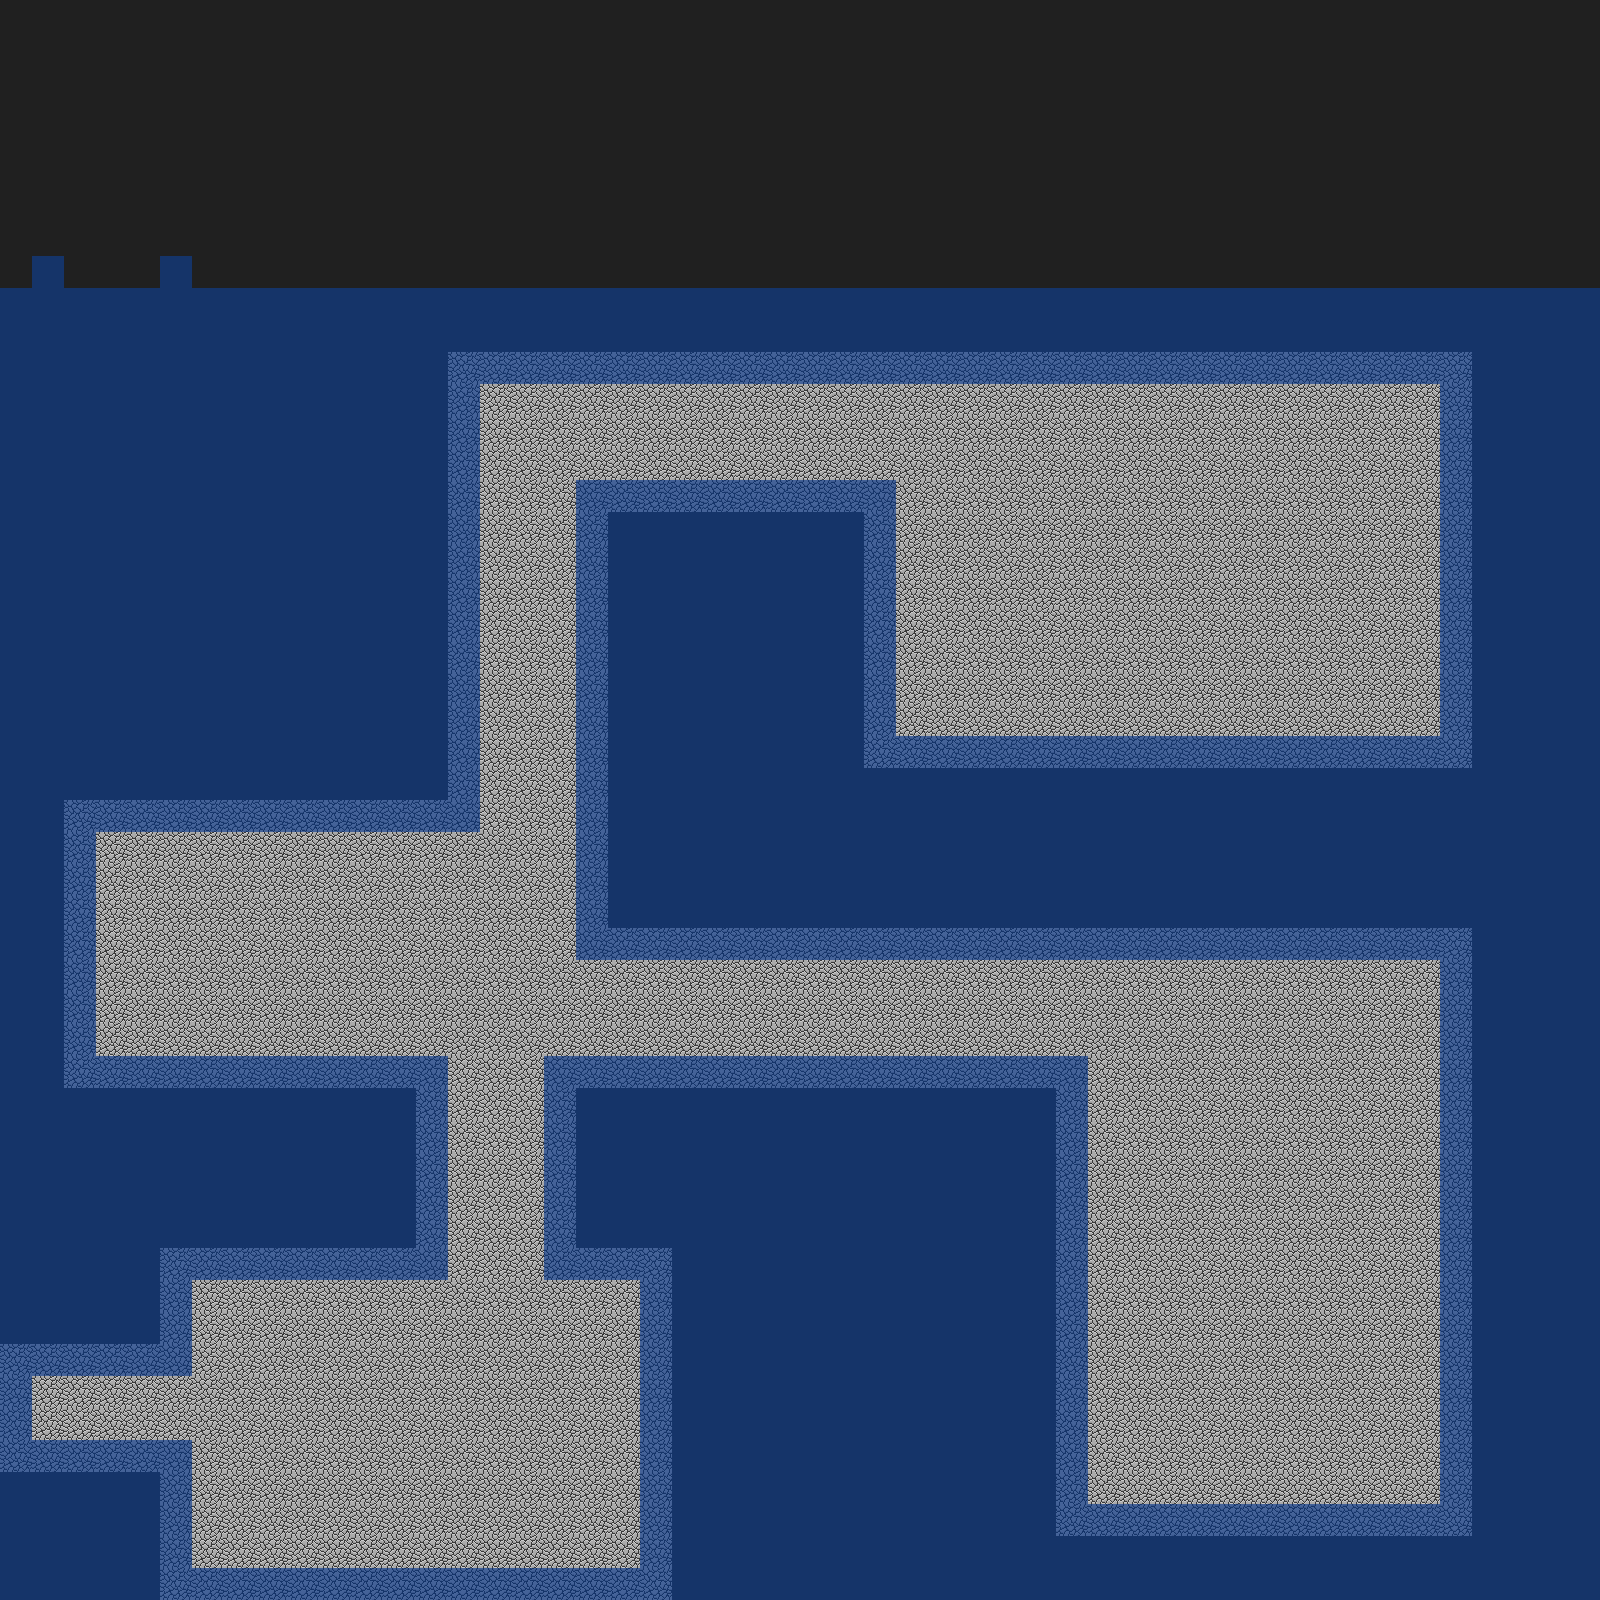

This is a level from a 2D game, rendered from its Tiled map with the project's own tilesets. A one-line summary and the map file follow, with tile-layer data summarised:
An orthogonal 50x50 tile map with 32x32 px tiles, 2 tile layers (Background, Meta), 3 tilesets and 7 objects (enemy1, enemy2, enemy3, enemy4, largePotion, ...).

<map version="1.0" orientation="orthogonal" width="50" height="50" tilewidth="32" tileheight="32">
 <tileset firstgid="1" name="dg_grounds32" tilewidth="32" tileheight="32">
  <image source="dg_grounds32.png" width="288" height="608" />
  <tile id="2">
   <properties>
    <property name="Wall" value="1" />
   </properties>
  </tile>
 </tileset>
 <tileset firstgid="172" name="BiGZZ" tilewidth="32" tileheight="32">
  <image source="BiGZZ.jpg" width="473" height="438" />
 </tileset>
 <tileset firstgid="354" name="game_events" tilewidth="32" tileheight="32">
  <image source="game_events.png" width="96" height="32" />
  <tile id="1">
   <properties>
    <property name="Blocked" value="1" />
   </properties>
  </tile>
 </tileset>
 <layer name="Background" width="50" height="50">
  <data>[2500 cells, 2500 non-empty, 3 distinct tile ids]</data>
 </layer>
 <objectgroup name="Objects" width="50" height="50">
  <object name="enemy1" x="209" y="879" width="16" height="16">
   <properties>
    <property name="Skeleton" value="1" />
   </properties>
  </object>
  <object name="enemy2" x="1194" y="1273" width="16" height="16">
   <properties>
    <property name="Spider" value="1" />
   </properties>
  </object>
  <object name="enemy3" x="1379" y="1427" width="16" height="16">
   <properties>
    <property name="Skeleton" value="1" />
   </properties>
  </object>
  <object name="enemy4" x="521" y="415" width="16" height="16">
   <properties>
    <property name="Skeleton" value="1" />
   </properties>
  </object>
  <object name="largePotion" x="697" y="412" width="16" height="16">
   <properties>
    <property name="LargePotions" value="1" />
   </properties>
  </object>
  <object name="smallPotion" x="1127" y="1445" width="16" height="16">
   <properties>
    <property name="SmallPotions" value="1" />
   </properties>
  </object>
  <object name="boss" x="1385" y="582" width="16" height="16">
   <properties>
    <property name="Boss" value="1" />
   </properties>
  </object>
 </objectgroup>
 <layer name="Meta" width="50" height="50">
  <data>[2500 cells, 1296 non-empty, 1 distinct tile ids]</data>
 </layer>
</map>
